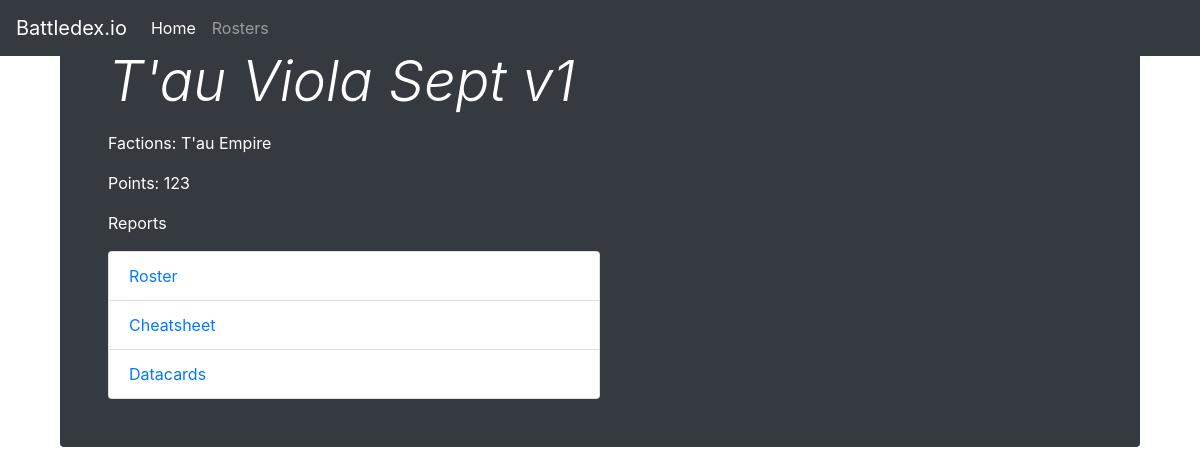
The page /roster/1 on the database its author committed.
### armybuilder/models.py (models this page shows, shortened)
class Roster(Base):
    __tablename__ = 'roster'
    id = Column(Integer, primary_key=True)
    name = Column(Text)
    player_name = Column(Text)
    factions = relationship('Faction', secondary=roster_faction_table, back_populates='rosters', lazy='subquery')
    entries = relationship('RosterEntry', cascade='delete', lazy='subquery')
    users = relationship(
        'User',
        secondary=user_roster_table,
        back_populates='rosters'
    )
    @property
    def points(self):
        return sum(e.points for e in self.entries)

class Faction(Base):
    __tablename__ = 'faction'
    id = Column(Integer, primary_key=True)
    name = Column(Text)
    keyword_id = Column(Integer, ForeignKey('keyword.id'))
    keyword = relationship('Keyword')
    is_subfaction = Column(Boolean, default=False)
    abilities = relationship('Ability', secondary=faction_ability_table, back_populates='factions', lazy='subquery')
    figures = relationship(
        'Figure', secondary=figure_faction_table,
        back_populates='factions'
    )
    tactics = relationship('Tactic',
        secondary=tactic_faction_table,
        back_populates='factions')
    rosters = relationship('Roster',
        secondary=roster_faction_table,
        back_populates='factions')
    def __str__(self):
        return self.name

class Wargear(Base):
    __tablename__ = 'wargear'
    id = Column(Integer, primary_key=True)
    name = Column(Text)
    profile = Column(Text)
    wargear_range = Column(Text)
    wargear_type = Column(Text)
    strength = Column(Text)
    ap = Column(Text)
    damage = Column(Text)
    points = Column(Integer)
    figures = relationship(
        'Figure',
        secondary=figure_wargear_table,
        back_populates='allowed_wargear',
        lazy='subquery'
    )
    abilities = relationship(
        'Ability',
        secondary=wargear_ability_table,
        back_populates='wargear',
        lazy='subquery'
    )
    roster_entries = relationship(
        'RosterEntry',
        secondary=roster_entry_wargear_table,
        back_populates='wargear',
        lazy='subquery'
    )

class Figure(Base):
    __tablename__ = 'figure'
    id = Column(Integer, primary_key=True)
    figure_type = Column(Text)
    figure_name = Column(Text)
    points = Column(Integer)
    move = Column(Text)
    weapon_skill = Column(Integer)
    ballistic_skill = Column(Integer)
    strength = Column(Text)
    toughness = Column(Text)
    wounds = Column(Text)
    attacks = Column(Text)
    leadership = Column(Text)
    save = Column(Text)
    max_number = Column(Integer)
    allowed_wargear = relationship('Wargear', secondary=figure_wargear_table, back_populates='figures', lazy='subquery')
    allowed_specializations = relationship('Specialization',
        secondary=figure_specialization_table,
        back_populates='figures',
        lazy='subquery')
    factions = relationship(
        'Faction', secondary=figure_faction_table,
        back_populates='figures',
        lazy='subquery'
    )
    keywords = relationship(
        'Keyword',
        secondary=figure_keyword_table,
        back_populates='figures',
        lazy='subquery'
    )
    abilities = relationship(
        'Ability',
        secondary=figure_ability_table,
        back_populates='figures',
        lazy='subquery'
    )

### armybuilder/views.py (the view)
@app.route('/roster/<int:roster_id>')
def roster_view(roster_id):
    roster = db.session.query(Roster).get(roster_id)
    return render_template('web/roster.html.jinja', roster=roster)

### armybuilder/models.py (called while the page is built)
    @property
    def points(self):
        wargear_points = sum([ w.points if w.points else 0 for w in self.wargear ]) if self.wargear else 0
        figure_points = self.figure.points if self.figure.points else 0
        return wargear_points + figure_points

### armybuilder/templates/web/roster.html.jinja (shortened to what this page needs)
{% extends "web/base.html.jinja" %}
{% block content %}
<div class="container">
    <div class="jumbotron p-3 p-md-5 text-white rounded bg-dark">
        <div class="col-md-6 px-0">
            <h1 class="display-4 font-italic">{{ roster.name }}</h1>
            <p>Factions: {{ roster.factions|join(", ") }}</p>
            <p>Points: {{ roster.points }}</p>
            <p>Reports</p>
            <ul class="list-group">
                <li class="list-group-item"><a href="/report/{{ roster.id }}/roster">Roster</a></li>
                <li class="list-group-item"><a href="/report/{{ roster.id }}/cheatsheet">Cheatsheet</a></li>
                <li class="list-group-item"><a href="/report/{{ roster.id }}/datacards">Datacards</a></li>
            </ul>
        </div>
    </div>
</div>
{% endblock %}
{% block scripts %}
<link rel="stylesheet" href="{{ url_for('static', filename='thirdparty/jsgrid/jsgrid.min.css') }}">
<link rel="stylesheet" href="{{ url_for('static', filename='thirdparty/jsgrid/jsgrid-theme.min.css') }}">
<link rel="stylesheet" href="{{ url_for('static', filename='thirdparty/chosen/chosen.min.css') }}">
{% endblock %}

### rows shown on the page
Roster: name "T'au Viola Sept v1"
Faction: factions "T'au Empire"
Wargear: points "123"
